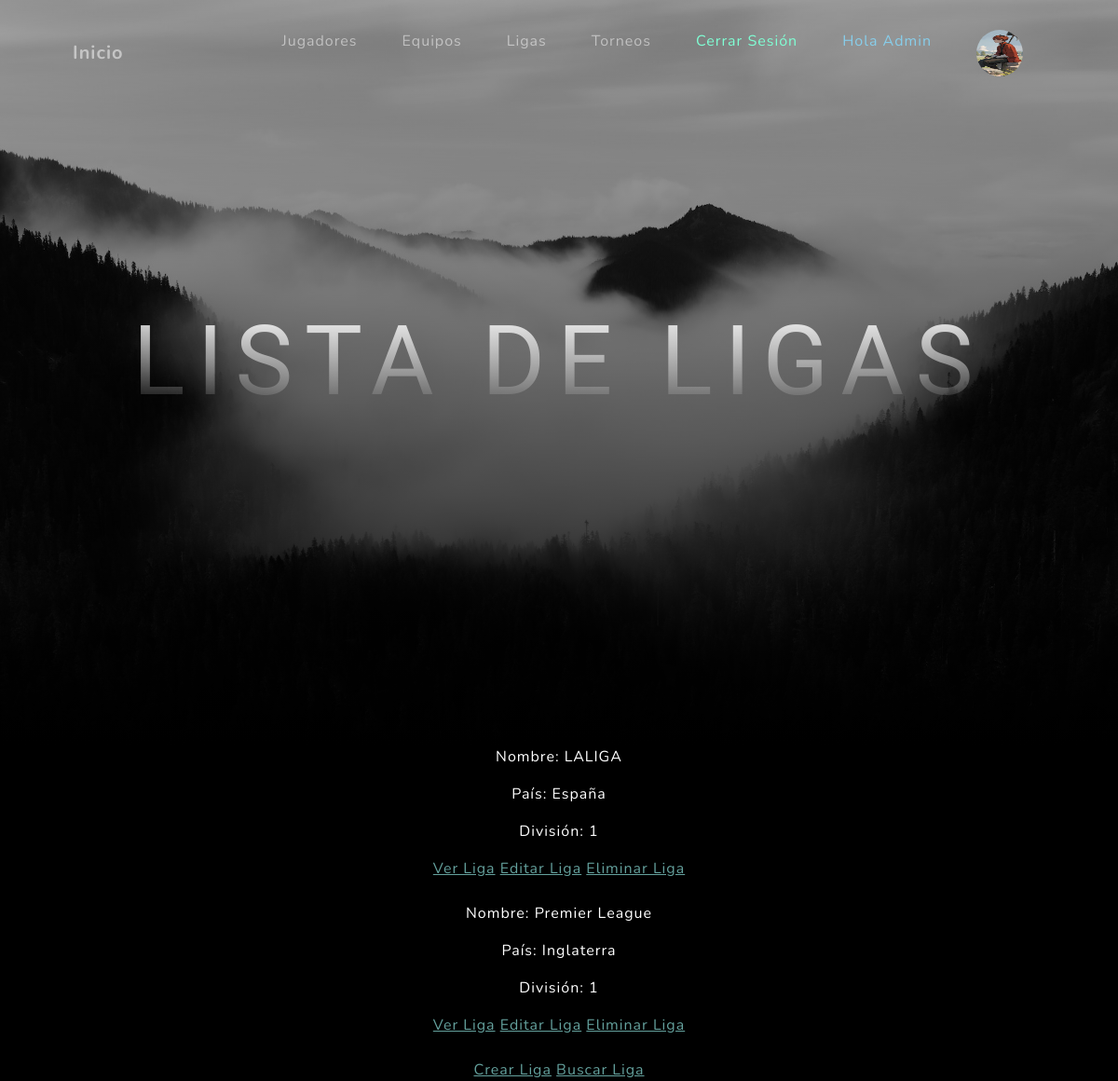
/FA/VerLigas/ (signed in), run on an earlier commit of the app's database.
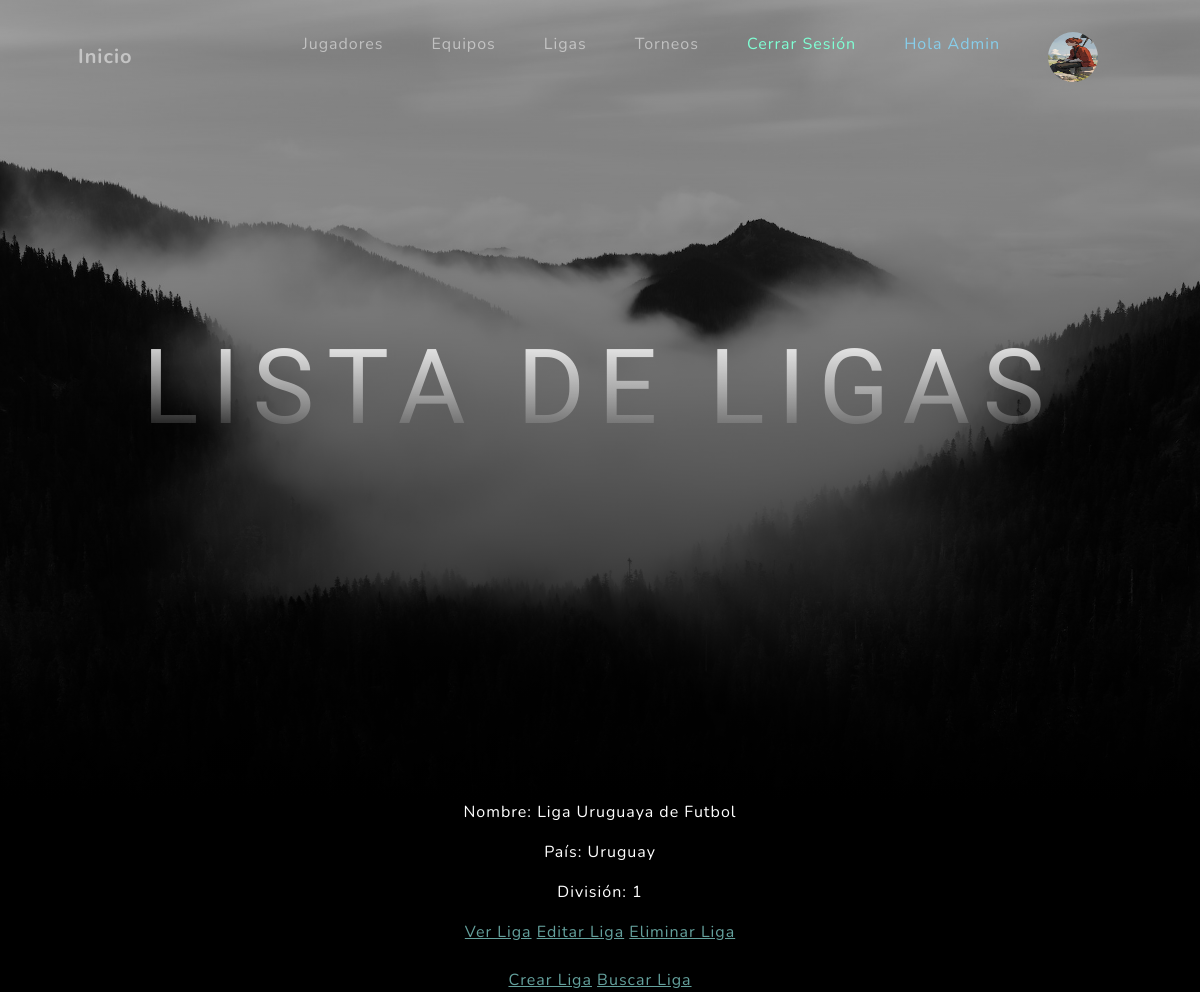
And on a later commit of the database.
### FootballApp/models.py (models this page shows, shortened)
class League(models.Model):
    nombre = models.CharField(max_length = 25)
    pais = models.CharField(max_length = 25)
    division = models.PositiveIntegerField()

### FootballApp/views.py (the view)
# urls.py: path('VerLigas/', LeagueList.as_view(), name="ListaLigas"),
class LeagueList(LoginRequiredMixin, ListView):
    model = League
    context_object_name = "Ligas"
    template_name = "Leagues/league_list.html"

### FootballApp/templates/Leagues/league_list.html
{% extends "padre.html" %}
{% load static %}
{% block Titulo %}
 Lista de Ligas
{% endblock Titulo %}
{% block cuerpo %}
<form action="" method="post"> {% csrf_token %}
    {% for list in Ligas %}
    <p style="color: white;">Nombre: {{list.nombre}}</p>
    <p style="color: white;">País: {{list.pais}}</p>
    <p style="color: white;">División: {{list.division}}</p>
    <a href="{% url 'DetalleLiga' list.id %}">Ver Liga</a>
    <a href="{% url 'EditarLigas' list.id %}">Editar Liga</a>
    <a href="{% url 'EliminarLigas' list.id %}">Eliminar Liga</a>
    <br>
    <br>
    {% endfor %}
    <a href="{% url 'CrearLigas' %}">Crear Liga</a>
    <a href="{% url 'BuscarLiga' %}">Buscar Liga</a>
</form>
{% endblock cuerpo %}

What changed in the data, as far as the page shows it:
removed League: nombre "LALIGA", pais "España", division "1"
removed League: nombre "Premier League", pais "Inglaterra", division "1"
added League: nombre "Liga Uruguaya de Futbol", pais "Uruguay", division "1"
